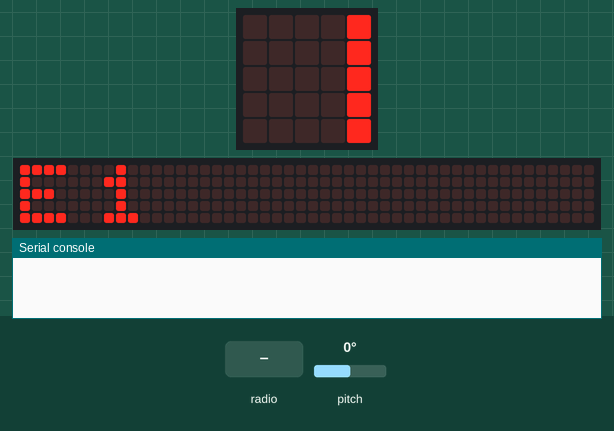
Simulated run of this program. Board: BBC micro:bit (MakeCode). On the bench: the board's 5×5 LED display, a strip that is not on the board, showing the scrolling text unrolled, the last lines printed to the serial console. Inputs (shaded band) come from the test bench; at power-on: pitch 0°. No radio messages arrive unless stated (any console line starting 'radio sent:' is added by the test bench); the 48×5 strip is a reading aid, not a part: it shows the text the display is scrolling, unrolled, one strip-width of it at a time.

Above: at 0.2 s.
At 2.3 s:
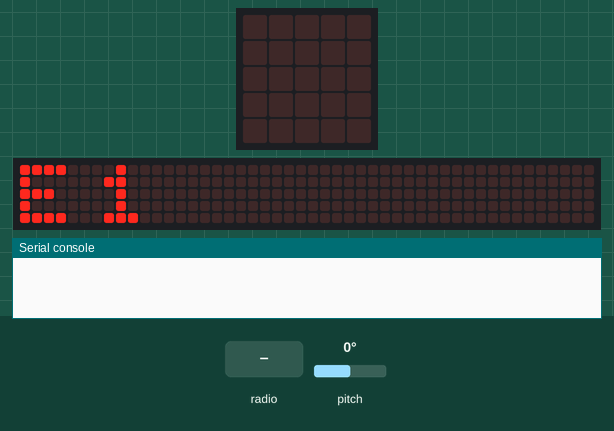
4.0 s: radio message "1" arrives
At 5.3 s:
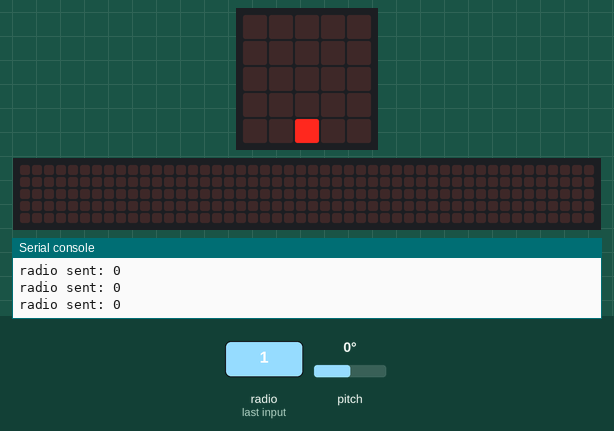
Timing chart, 0 to 7.0 s (numbered marks = the images above; inputs shaded):
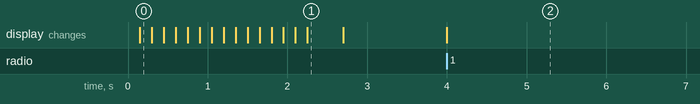

Measured:
- after the input at 4.0 s, the display: changes at once (image 2)
- what the display in image 1 shows lasts 0.4 s, from 2.3 s to 2.7 s

The program:

main.ts
```typescript
radio.onReceivedString(function (receivedString) {
    let receiveNumber = 0
    led.plotBarGraph(
    receiveNumber,
    256
    )
})
basic.showString("E1")
radio.setGroup(1)
basic.forever(function () {
    radio.sendNumber(input.rotation(Rotation.Pitch))
})
```

test.ts
```typescript
// les tests vont ici ; cela ne sera pas compilé si ce paquet est utilisé en tant qu'extension.
```
